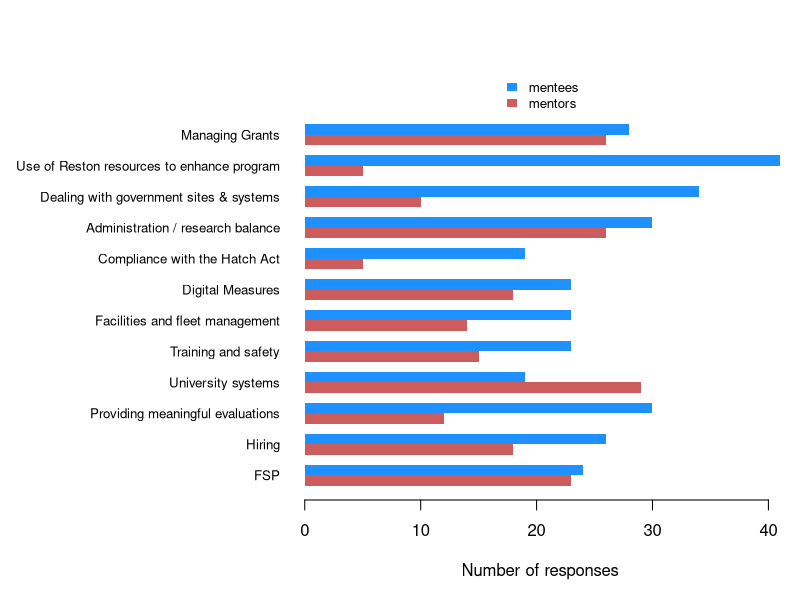
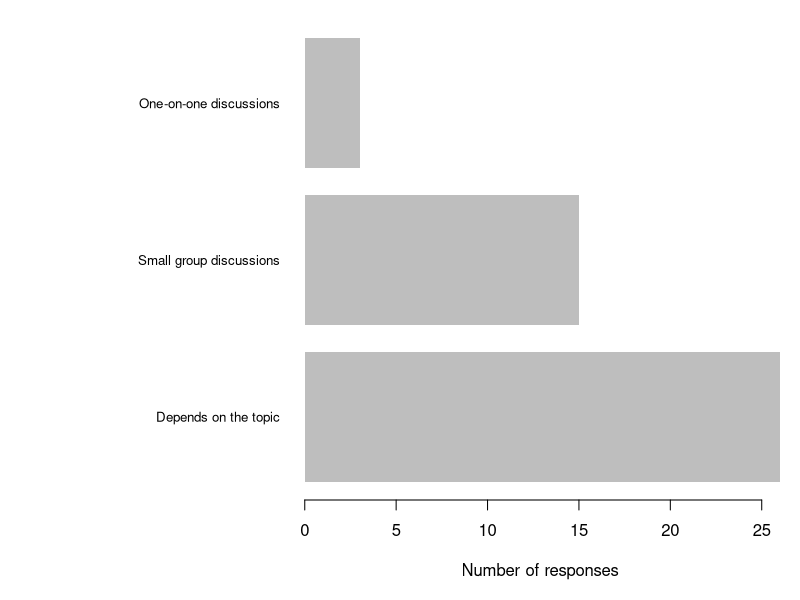
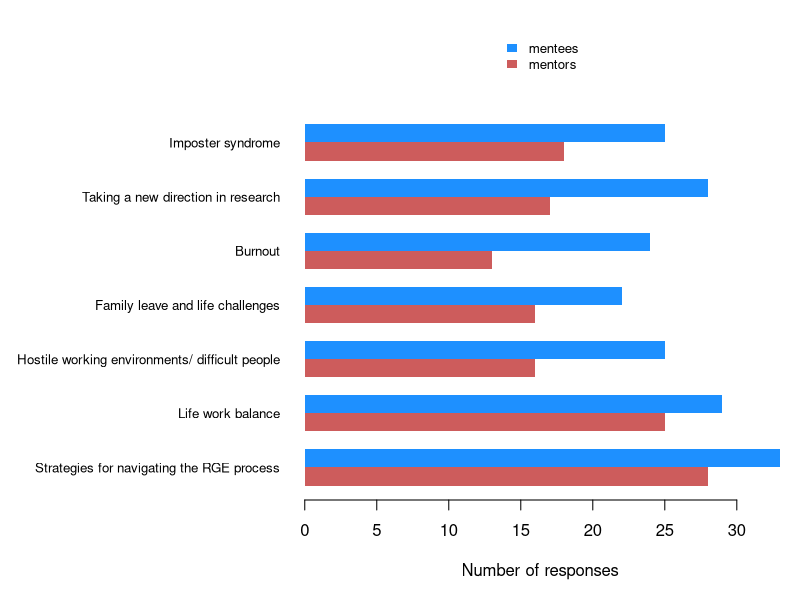
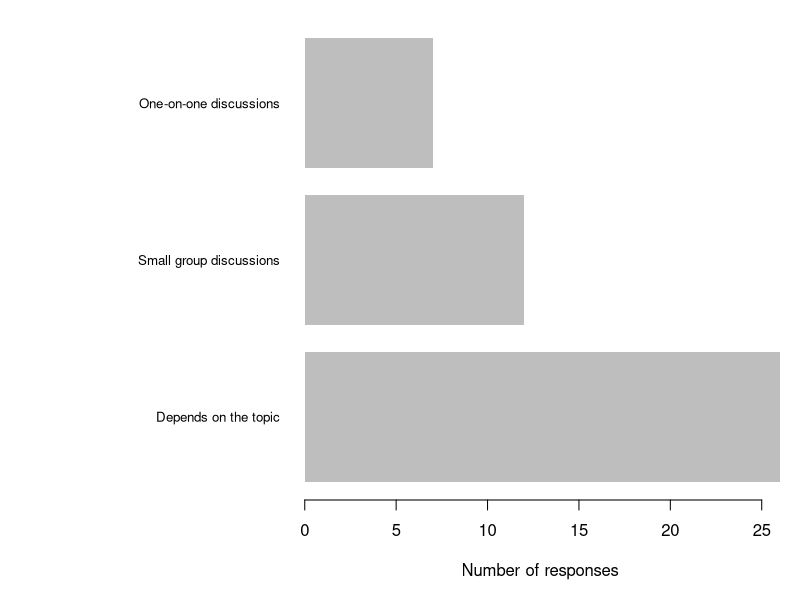
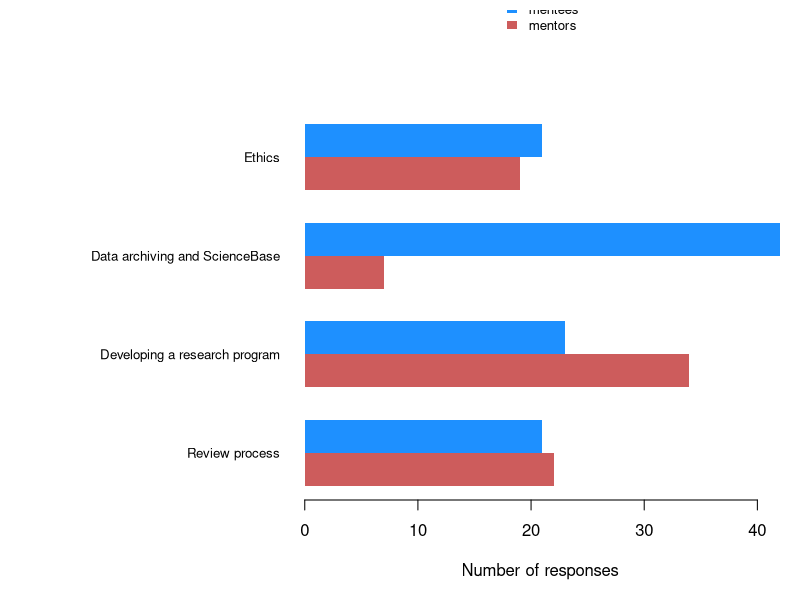
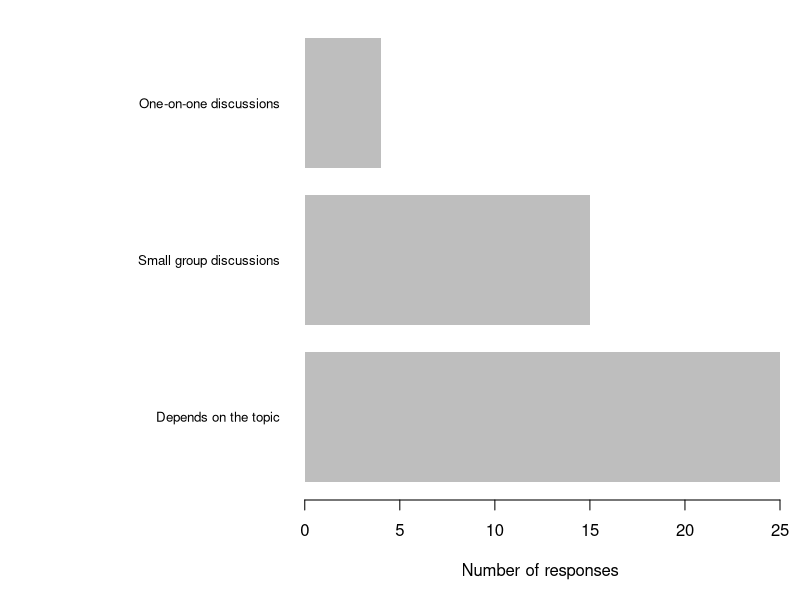
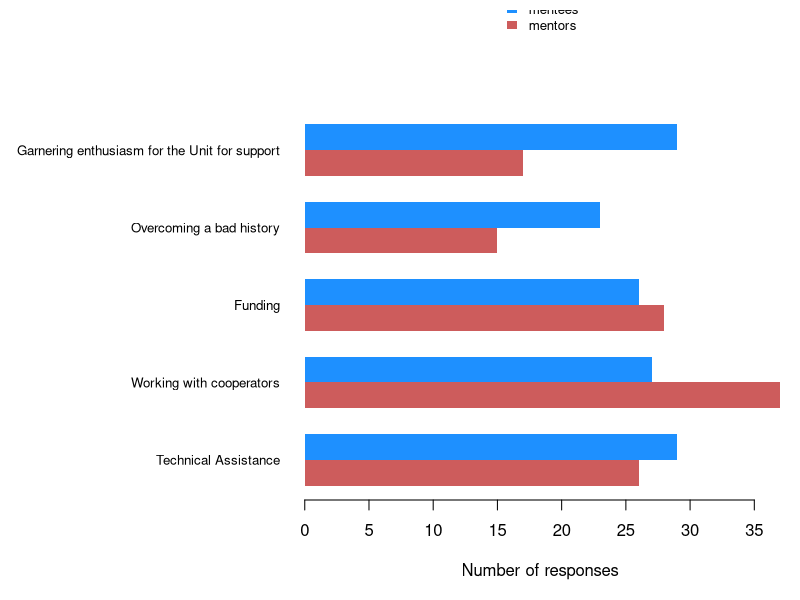
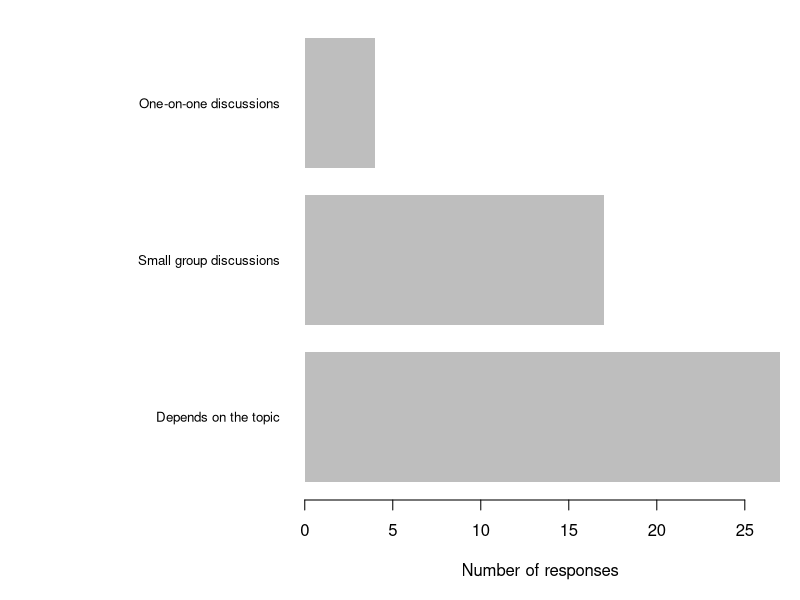

The R script that drew these images, in order:
## ---- chunk 1
options(width = 100)
knitr::opts_chunk$set(message = FALSE, warning = FALSE)
## ---- chunk 2
library(dplyr)
## ---- chunk 3
## load package
# library("knitcitations")
## clean out any existing .bib files
# cleanbib()
## set pandoc for formatting
# options("citation_format" = "pandoc")
## ---- chunk 4
data_raw <- readr::read_csv(here::here("data", "raw", "cru_peer_mentoring_survey.csv"))
## ---- chunk 5
## extract admin data
data_admin <- data_raw %>%
  select(starts_with("Administration"))
## ---- chunk 6
## admin responses
responses_admin <- data_admin %>%
  select(!contains("format")) %>%
  select(!contains("other topics"))

## number of mentees
mentees <- (responses_admin == "Mentee" | responses_admin == "Mentor;Mentee") %>%
  apply(2, sum, na.rm = TRUE)

## number of mentors
mentors <- (responses_admin == "Mentor" | responses_admin == "Mentor;Mentee") %>%
  apply(2, sum, na.rm = TRUE)

## matrix of data for plotting
data_plot <- rbind(mentors, mentees)

## list of topics
topics <- responses_admin %>%
  colnames() %>%
  sub(pattern = "(^.*\\[)(.*)(\\])", replacement = "\\2")

## plot response summary info
par(mai = c(0.9, 2.9, 1, 0.1),
    omi = rep(0.1, 4))
barplot(data_plot, beside = TRUE,
        col = c("indianred", "dodgerblue"), border = NA,
        names.arg = topics,
        legend.text = TRUE,
        args.legend = list(x = "top", inset = -0.1, bty = "n", border = NA,
                           xpd = TRUE, cex = 0.8),
        horiz = TRUE, las = 1, cex.names = 0.8,
        xlab = "Number of responses")
## ---- chunk 7
## other topics
other_topics_admin <- data_admin %>%
  select(contains("other topics")) %>%
  unique() %>%
  filter(`Administration topics [other topics]` != is.na(.)) %>%
  pull()

for (topics in other_topics_admin) {
    cat("*", topics, "\n\n")
}
## ---- chunk 8
## mentoring format
format_admin <- data_admin %>%
  select(contains("format"))

## mentoring format != depends
format_smry <- format_admin %>%
  table()
format_other <- format_smry %>%
  names()
other_idx <- format_other == "One-on-one discussions" | format_other == "Small group discussions"

## mentoring format summary
format_admin_smry <- c(format_smry[other_idx], sum(format_smry[-other_idx]))
names(format_admin_smry)[3] <- "Depends on the topic"

## plot response summary info
par(mai = c(0.9, 2.9, 0.1, 0.1),
    omi = rep(0.1, 4))
barplot(rev(format_admin_smry),
        border = NA,
        horiz = TRUE, las = 1, cex.names = 0.8,
        xlab = "Number of responses")

## ---- chunk 9
## extract career data
data_career <- data_raw %>%
  select(starts_with("Career"))
## ---- chunk 10
## admin responses
responses_career <- data_career %>%
  select(!contains("format")) %>%
  select(!contains("other topics"))

## number of mentees
mentees <- (responses_career == "Mentee" | responses_career == "Mentor;Mentee") %>%
  apply(2, sum, na.rm = TRUE)

## number of mentors
mentors <- (responses_career == "Mentor" | responses_career == "Mentor;Mentee") %>%
  apply(2, sum, na.rm = TRUE)

## matrix of data for plotting
data_plot <- rbind(mentors, mentees)

## list of topics
topics <- responses_career %>%
  colnames() %>%
  sub(pattern = "(^.*\\[)(.*)(\\])", replacement = "\\2")

## plot response summary info
par(mai = c(0.9, 2.9, 1, 0.1),
    omi = rep(0.1, 4))
barplot(data_plot, beside = TRUE,
        col = c("indianred", "dodgerblue"), border = NA,
        names.arg = topics,
        legend.text = TRUE,
        args.legend = list(x = "top", inset = -0.2, bty = "n", border = NA,
                           xpd = TRUE, cex = 0.8),
        horiz = TRUE, las = 1, cex.names = 0.8,
        xlab = "Number of responses")
## ---- chunk 11
## other topics
other_topics_career <- data_career %>%
  select(contains("other topics")) %>%
  unique() %>%
  filter(`Career Building [other topics]` != is.na(.)) %>%
  pull()

for (topics in other_topics_career) {
    cat("*", topics, "\n\n")
}
## ---- chunk 12
## mentoring format
format_career <- data_career %>%
  select(contains("format"))

## mentoring format != depends
format_smry <- format_career %>%
  table()
format_other <- format_smry %>%
  names()
other_idx <- format_other == "One-on-one discussions" | format_other == "Small group discussions"

## mentoring format summary
format_career_smry <- c(format_smry[other_idx], sum(format_smry[-other_idx]))
names(format_career_smry)[3] <- "Depends on the topic"

## plot response summary info
par(mai = c(0.9, 2.9, 0.1, 0.1),
    omi = rep(0.1, 4))
barplot(rev(format_career_smry),
        border = NA,
        horiz = TRUE, las = 1, cex.names = 0.8,
        xlab = "Number of responses")

## ---- chunk 13
## extract research data
data_research <- data_raw %>%
  select(starts_with("Conducting"))
## ---- chunk 14
## research responses
responses_research <- data_research %>%
  select(!contains("format")) %>%
  select(!contains("other topics"))

## number of mentees
mentees <- (responses_research == "Mentee" | responses_research == "Mentor;Mentee") %>%
  apply(2, sum, na.rm = TRUE)

## number of mentors
mentors <- (responses_research == "Mentor" | responses_research == "Mentor;Mentee") %>%
  apply(2, sum, na.rm = TRUE)

## matrix of data for plotting
data_plot <- rbind(mentors, mentees)

## list of topics
topics <- responses_research %>%
  colnames() %>%
  sub(pattern = "(^.*\\[)(.*)(\\])", replacement = "\\2")

## plot response summary info
par(mai = c(0.9, 2.9, 1, 0.1),
    omi = rep(0.1, 4))
barplot(data_plot, beside = TRUE,
        col = c("indianred", "dodgerblue"), border = NA,
        names.arg = topics,
        legend.text = TRUE,
        args.legend = list(x = "top", inset = -0.3, bty = "n", border = NA,
                           xpd = TRUE, cex = 0.8),
        horiz = TRUE, las = 1, cex.names = 0.8,
        xlab = "Number of responses")
## ---- chunk 15
## other topics
other_topics_research <- data_research %>%
  select(contains("other topics")) %>%
  unique() %>%
  filter(`Conducting Research [other topics]` != is.na(.)) %>%
  pull()

for (topics in other_topics_research) {
    cat("*", topics, "\n\n")
}
## ---- chunk 16
## mentoring format
format_research <- data_research %>%
  select(contains("format"))

## mentoring format != depends
format_smry <- format_research %>%
  table()
format_other <- format_smry %>%
  names()
other_idx <- format_other == "One-on-one discussions" | format_other == "Small group discussions"

## mentoring format summary
format_research_smry <- c(format_smry[other_idx], sum(format_smry[-other_idx]))
names(format_research_smry)[3] <- "Depends on the topic"

## plot response summary info
par(mai = c(0.9, 2.9, 0.1, 0.1),
    omi = rep(0.1, 4))
barplot(rev(format_research_smry),
        border = NA,
        horiz = TRUE, las = 1, cex.names = 0.8,
        xlab = "Number of responses")

## ---- chunk 17
## extract partners data
data_partners <- data_raw %>%
  select(starts_with("Coordination"))
## ---- chunk 18
## partners responses
responses_partners <- data_partners %>%
  select(!contains("format")) %>%
  select(!contains("other topics"))

## number of mentees
mentees <- (responses_partners == "Mentee" | responses_partners == "Mentor;Mentee") %>%
  apply(2, sum, na.rm = TRUE)

## number of mentors
mentors <- (responses_partners == "Mentor" | responses_partners == "Mentor;Mentee") %>%
  apply(2, sum, na.rm = TRUE)

## matrix of data for plotting
data_plot <- rbind(mentors, mentees)

## list of topics
topics <- responses_partners %>%
  colnames() %>%
  sub(pattern = "(^.*\\[)(.*)(\\])", replacement = "\\2")

## plot response summary info
par(mai = c(0.9, 2.9, 1, 0.1),
    omi = rep(0.1, 4))
barplot(data_plot, beside = TRUE,
        col = c("indianred", "dodgerblue"), border = NA,
        names.arg = topics,
        legend.text = TRUE,
        args.legend = list(x = "top", inset = -0.3, bty = "n", border = NA,
                           xpd = TRUE, cex = 0.8),
        horiz = TRUE, las = 1, cex.names = 0.8,
        xlab = "Number of responses")
## ---- chunk 19
## other topics
other_topics_partners <- data_partners %>%
  select(contains("other topics")) %>%
  unique() %>%
  filter(`Coordination with partners [other topics]` != is.na(.)) %>%
  pull()

for (topics in other_topics_partners) {
    cat("*", topics, "\n\n")
}
## ---- chunk 20
## mentoring format
format_partners <- data_partners %>%
  select(contains("format"))

## mentoring format != depends
format_smry <- format_partners %>%
  table()
format_other <- format_smry %>%
  names()
other_idx <- format_other == "One-on-one discussions" | format_other == "Small group discussions"

## mentoring format summary
format_partners_smry <- c(format_smry[other_idx], sum(format_smry[-other_idx]))
names(format_partners_smry)[3] <- "Depends on the topic"

## plot response summary info
par(mai = c(0.9, 2.9, 0.1, 0.1),
    omi = rep(0.1, 4))
barplot(rev(format_partners_smry),
        border = NA,
        horiz = TRUE, las = 1, cex.names = 0.8,
        xlab = "Number of responses")

## ---- chunk 21
## extract lab data
data_lab <- data_raw %>%
  select(starts_with("Lab"))
## ---- chunk 22
## lab responses
responses_lab <- data_lab %>%
  select(!contains("format")) %>%
  select(!contains("other topics"))

## number of mentees
mentees <- (responses_lab == "Mentee" | responses_lab == "Mentor;Mentee") %>%
  apply(2, sum, na.rm = TRUE)

## number of mentors
mentors <- (responses_lab == "Mentor" | responses_lab == "Mentor;Mentee") %>%
  apply(2, sum, na.rm = TRUE)

## matrix of data for plotting
data_plot <- rbind(mentors, mentees)

## list of topics
topics <- responses_lab %>%
  colnames() %>%
  sub(pattern = "(^.*\\[)(.*)(\\])", replacement = "\\2") %>%
  sub(pattern = "(local high schools, mentoring programs, etc.) ",
      replacement = "", fixed = TRUE)

## plot response summary info
par(mai = c(0.9, 3.9, 1, 0.1),
    omi = rep(0.1, 4))
barplot(data_plot, beside = TRUE,
        col = c("indianred", "dodgerblue"), border = NA,
        names.arg = topics,
        legend.text = TRUE,
        args.legend = list(x = "top", inset = -0.2, bty = "n", border = NA,
                           xpd = TRUE, cex = 0.8),
        horiz = TRUE, las = 1, cex.names = 0.8,
        xlab = "Number of responses")
## ---- chunk 23
## other topics
other_topics_lab <- data_lab %>%
  select(contains("other topics")) %>%
  unique() %>%
  filter(`Lab Management [other topics]` != is.na(.)) %>%
  pull()

for (topics in other_topics_lab) {
    cat("*", topics, "\n\n")
}
## ---- chunk 24
## mentoring format
format_lab <- data_lab %>%
  select(contains("format"))

## mentoring format != depends
format_smry <- format_lab %>%
  table()
format_other <- format_smry %>%
  names()
other_idx <- format_other == "One-on-one discussions" | format_other == "Small group discussions"

## mentoring format summary
format_lab_smry <- c(format_smry[other_idx], sum(format_smry[-other_idx]))
names(format_lab_smry)[3] <- "Depends on the topic"

## plot response summary info
par(mai = c(0.9, 2.9, 0.1, 0.1),
    omi = rep(0.1, 4))
barplot(rev(format_lab_smry),
        border = NA,
        horiz = TRUE, las = 1, cex.names = 0.8,
        xlab = "Number of responses")

## ---- chunk 25
## extract service data
data_service <- data_raw %>%
  select(starts_with("Service"))
## ---- chunk 26
## service responses
responses_service <- data_service %>%
  select(!contains("format")) %>%
  select(!contains("other topics"))

## number of mentees
mentees <- (responses_service == "Mentee" | responses_service == "Mentor;Mentee") %>%
  apply(2, sum, na.rm = TRUE)

## number of mentors
mentors <- (responses_service == "Mentor" | responses_service == "Mentor;Mentee") %>%
  apply(2, sum, na.rm = TRUE)

## matrix of data for plotting
data_plot <- rbind(mentors, mentees)

## list of topics
topics <- responses_service %>%
  colnames() %>%
  sub(pattern = "(^.*\\[)(.*)(\\])", replacement = "\\2") %>%
  sub(pattern = "Service (editor",
      replacement = "Editor", fixed = TRUE) %>%
  sub(pattern = "etc)",
      replacement = "etc", fixed = TRUE)

## plot response summary info
par(mai = c(0.9, 3.9, 1, 0.1),
    omi = rep(0.1, 4))
barplot(data_plot, beside = TRUE,
        col = c("indianred", "dodgerblue"), border = NA,
        names.arg = topics,
        legend.text = TRUE,
        args.legend = list(x = "top", inset = -0.2, bty = "n", border = NA,
                           xpd = TRUE, cex = 0.8),
        horiz = TRUE, las = 1, cex.names = 0.8,
        xlab = "Number of responses")
## ---- chunk 27
## other topics
other_topics_service <- data_service %>%
  select(contains("other topics")) %>%
  unique() %>%
  filter(`Service [other topics]` != is.na(.)) %>%
  pull()

for (topics in other_topics_service) {
    cat("*", topics, "\n\n")
}
## ---- chunk 28
## mentoring format
format_service <- data_service %>%
  select(contains("format"))

## mentoring format != depends
format_smry <- format_service %>%
  table()
format_other <- format_smry %>%
  names()
other_idx <- format_other == "One-on-one discussions" | format_other == "Small group discussions"

## mentoring format summary
format_service_smry <- c(format_smry[other_idx], sum(format_smry[-other_idx]))
names(format_service_smry)[3] <- "Depends on the topic"

## plot response summary info
par(mai = c(0.9, 2.9, 0.1, 0.1),
    omi = rep(0.1, 4))
barplot(rev(format_service_smry),
        border = NA,
        horiz = TRUE, las = 1, cex.names = 0.8,
        xlab = "Number of responses")

